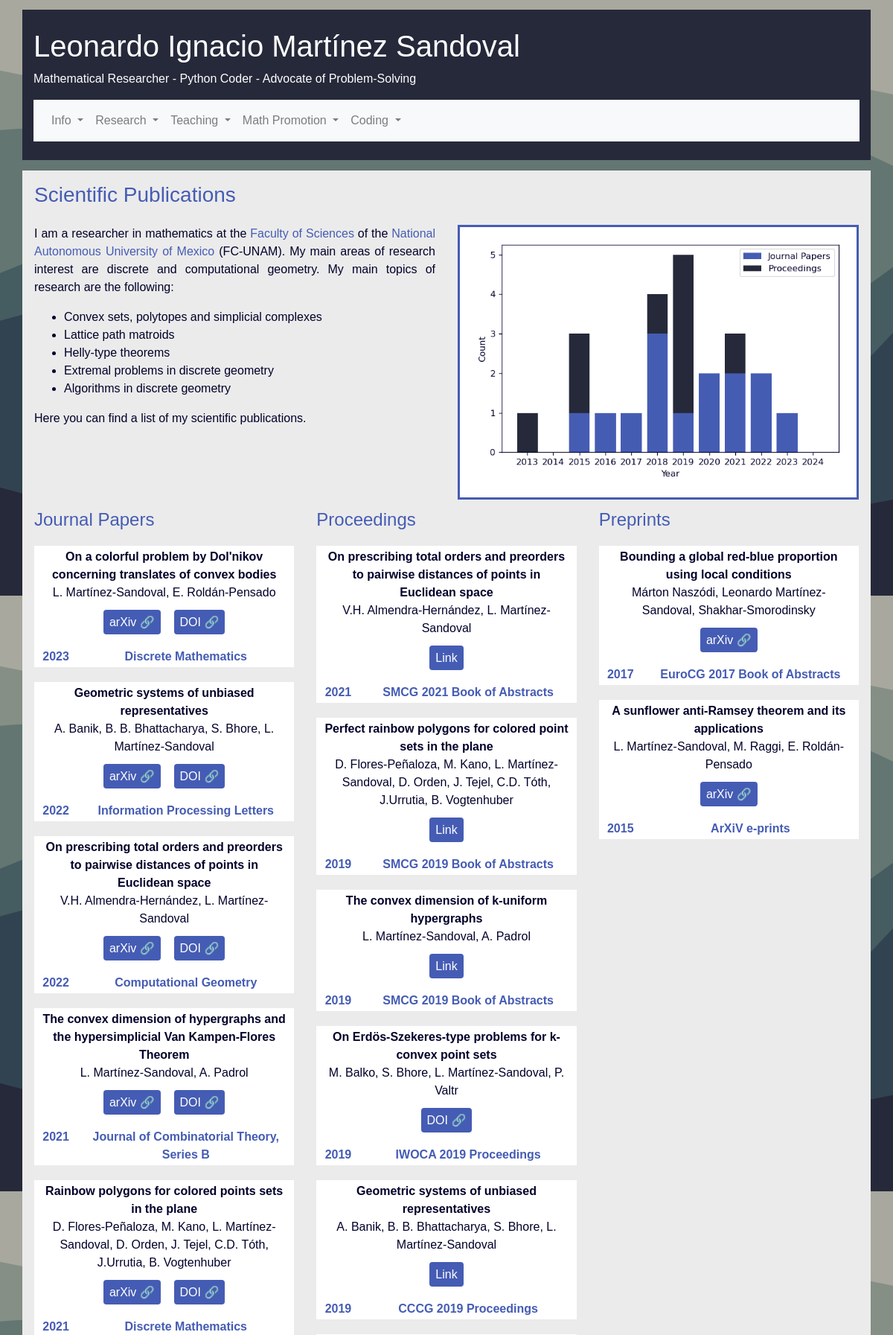
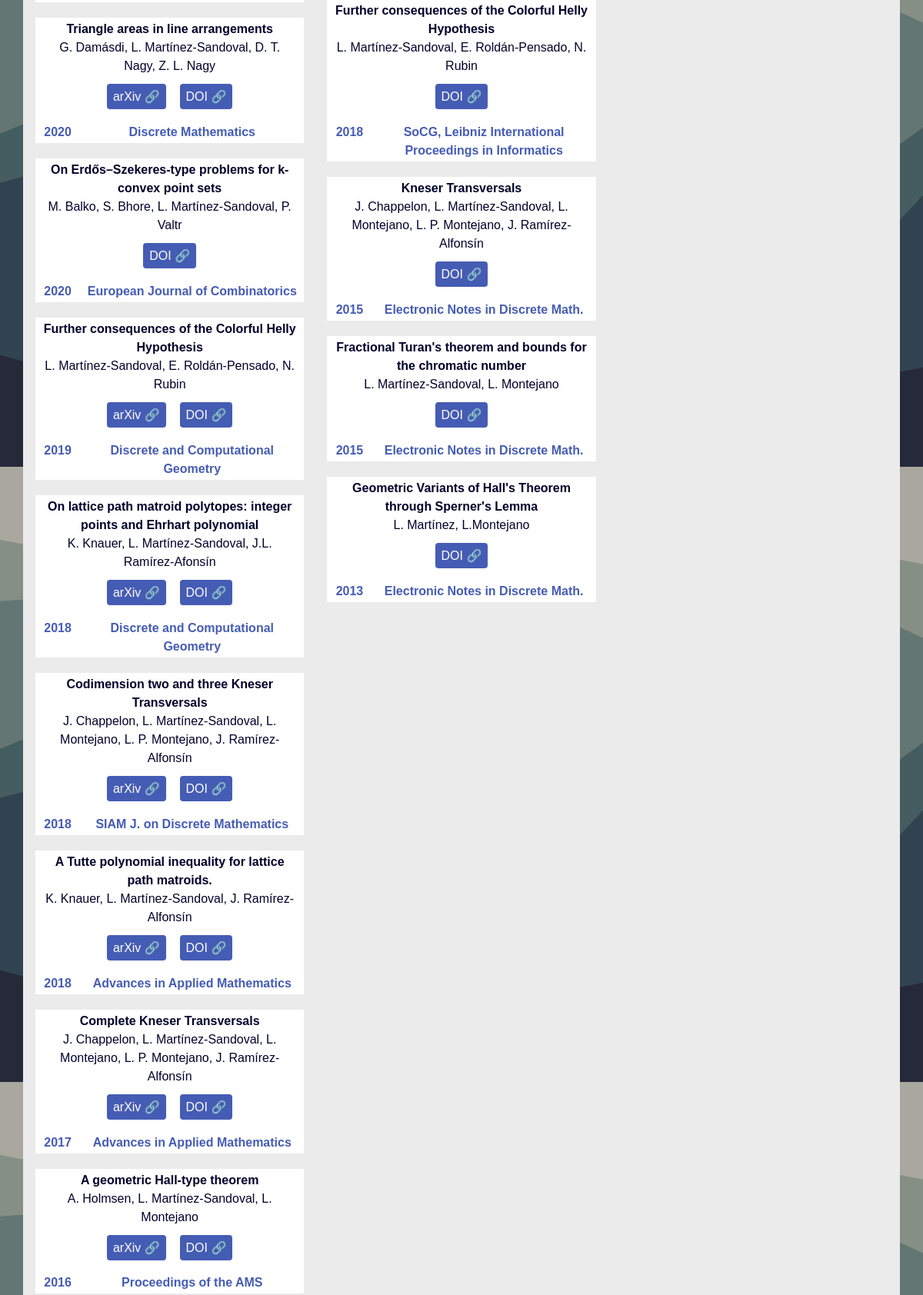
/papers (upper part), run on the app's committed database (2 pictures, top to bottom).
### personalpage/models.py (models this page shows, shortened)
class ScientificPublication(db.Model):
    __tablename__ = 'scientificpublication'
    id = db.Column(db.Integer, primary_key=True)
    date = db.Column(db.Date(), default=date.today())
    title = db.Column(db.String(140), nullable=False)
    publication_type = db.Column(db.String(80), nullable=False)
    publication_status = db.Column(db.String(80), nullable=False)
    authors = db.Column(db.String(300), nullable=False)
    publisher = db.Column(db.String(80))
    journal = db.Column(db.String(80))
    volume = db.Column(db.String(80))
    pages = db.Column(db.String(80))
    doi = db.Column(db.String(80))
    arxiv = db.Column(db.String(80))
    link = db.Column(db.String(80))

### personalpage/cv.py (the view)
@app.route("/papers")
def papers():
    papers = ScientificPublication.query\
        .all()
    return render_template("personalpage/papers.html", papers = papers)

### personalpage/templates/personalpage/papers.html (shortened to what this page needs)
{% extends "body_template.html" %}
    {% block content %}
    <div class="container outter pt-3 pl-3 pr-3">
        <h3>Scientific Publications</h3>
        <div class="row pt-3">
            <div class="col-md-6 text-justify">
            <p> I am a researcher in mathematics at the <a
                href="http://www.fciencias.unam.mx/" target="_blank"> Faculty of Sciences </a> of the <a
                href="https://www.unam.mx/"> National Autonomous University of Mexico </a> (FC-UNAM). My
                main areas of research interest are discrete and computational geometry. My main topics of research are the following:</p>
                <ul>
                    <li> Convex sets, polytopes and simplicial complexes </li>
                    <li> Lattice path matroids </li>
                    <li> Helly-type theorems </li>
                    <li> Extremal problems in discrete geometry </li>
                    <li> Algorithms in discrete geometry </li>
                </ul>
                Here you can find a list of my scientific publications.
        </div>
        <div class="col-md-6" id="data">
            <div class="blockitem">
                <img src="static/papers.png" alt="Timeline of publications" class="img-fluid"></img>
            </div>
            </div>
        </div>
        <div class="row">
            <div class="col-lg-4">
                <h4> Journal Papers</h4>
                {% for item in papers | sort(attribute='date', reverse = True)%}
                {% if item.publication_type == "journal" %}
                <div class="paperitem wrapper mb-3">
                    <div class="prob-info">
                        <strong> {{ item.title }}</strong><br>
                        <p>{{ item.authors }}</p>
                        <p>
                        {% if item.arxiv!=None %}
                        <a href="https://arxiv.org/abs/{{ item.arxiv }} " class="goodie" target="_blank">arXiv 🔗</a>
                        {% endif %}
                        {% if item.doi!=None %}
                        <a href="http://dx.doi.org/{{ item.doi }}" class="goodie" target="_blank">DOI 🔗</a>
                            {% endif %}
                        </p>
                    </div>
                    <div class="container">
                        <div class="row">
                            <div class="col-md-12 col-lg-2 thirdLabel">{{ item.date.strftime('%Y') }}</div>
                            <div class="col-md-12 col-lg-10 thirdLabel">{{ item.journal }}</div>
                        </div>
                    </div>
                </div>
                {% endif %}
                {% endfor %}
            </div>
            <div class="col-lg-4">
                <h4> Proceedings </h4>
                {% for item in papers | sort(attribute='date', reverse = True) %}
                {% if item.publication_type == "ext-abs" %}
                <div class="paperitem wrapper">
                    <div class="prob-info">
                        <strong> {{ item.title }}</strong><br>
                        <p>{{ item.authors }}</p>
                        <p>
                            {% if item.doi!=None %}
                            <a href="http://dx.doi.org/{{ item.doi }}" class="goodie" target="_blank">DOI 🔗</a>
                                {% endif %}
                                {% if item.link!=None %}
                            <a href="{{ item.link}}" class="goodie" target="_blank">Link </a>
                                {% endif %}
                        </p>
                    </div>
                    <div class="container">
                        <div class="row">
                            <div class="col-md-12 col-lg-2 thirdLabel">{{ item.date.strftime('%Y') }}</div>
                            <div class="col-md-12 col-lg-10 thirdLabel">{{ item.journal }}</div>
                        </div>
                    </div>
                </div>
                {% endif %}
                {% endfor %}
            </div>
            <div class="col-lg-4">
                <h4> Preprints   </h4>
                {% for item in papers | sort(attribute='date', reverse = True) %}
                {% if item.publication_type == "preprint" %}
                <div class="paperitem wrapper">
                    <div class="prob-info">
                        <strong> {{ item.title }}</strong><br>
                        <p>{{ item.authors }}</p>
                        <p>
                            {% if item.arxiv!=None %}
                            <a href="https://arxiv.org/abs/{{ item.arxiv }} " class="goodie" target="_blank">arXiv 🔗</a>
                            {% endif %}
                        </p>
                    </div>
                    <div class="container">
                        <div class="row">
                            <div class="col-md-12 col-lg-2 thirdLabel">{{ item.date.strftime('%Y') }}</div>
                            <div class="col-md-12 col-lg-10 thirdLabel">{{ item.journal }}</div>
                        </div>
                    </div>
                </div>
                {% endif %}
                {% endfor %}
            </div>
        </div>
    </div>
    {% endblock %}

### personalpage/static/personal.css (style rules this page uses)
a { color:rgb(69,92,180);; }
a.goodie { background-color:rgb(69,92,180);; padding:8px; margin:5pt 5pt; margin-top:20pt; color: white; width: fit-content; border-radius: 4px; }
body { background-image: url("/static/stacked-waves-haikei.svg"); background-size: 100% auto; background-attachment: fixed; color: rgb(0,0,43); font-family: 'Calibri Light', Calibri, 'Gill Sans', 'Gill Sans MT', 'Trebuchet MS', sans-serif; }
div.container.outter { background-color: rgb(235,235,235); }
div.blockitem { border-style: solid; border-color: rgb(69,92,180); text-align: center; padding:2%; margin-bottom:10pt; background-color: white; }
div.paperitem { text-align: center; margin-top: 15pt; background-color: white; }
div.prob-info { padding:1% 3%; }
div.thirdLabel { font-weight: bold; text-align: center; padding:2px; color:rgb(69,92,180);; }
div.wrapper { float:none; overflow: hidden; }
h4, h3 { color: rgb(69,92,180);; }

### data on the page
ScientificPublication: title "On a colorful problem by Dol'nikov concerning translates of convex bodies", authors "L. Martínez-Sandoval, E. Roldán-Pensado", date "2023", journal "Discrete Mathematics"
ScientificPublication: title "Geometric systems of unbiased representatives", authors "A. Banik, B. B. Bhattacharya, S. Bhore, L. Martínez-Sandoval", date "2022", journal "Information Processing Letters"
ScientificPublication: title "On prescribing total orders and preorders to pairwise distances of points in Euclidean space", authors "V.H. Almendra-Hernández, L. Martínez-Sandoval", date "2022", journal "Computational Geometry"
ScientificPublication: title "The convex dimension of hypergraphs and the hypersimplicial Van Kampen-Flores Theorem", authors "L. Martínez-Sandoval, A. Padrol", date "2021", journal "Journal of Combinatorial Theory, Series B"
ScientificPublication: title "Rainbow polygons for colored points sets in the plane", authors "D. Flores-Peñaloza, M. Kano, L. Martínez-Sandoval, D. Orden, J. Tejel, C.D. Tóth, J.Urrutia, B. Vogtenhuber", date "2021", journal "Discrete Mathematics"
ScientificPublication: title "Triangle areas in line arrangements", authors "G. Damásdi, L. Martínez-Sandoval, D. T. Nagy, Z. L. Nagy", date "2020", journal "Discrete Mathematics"
ScientificPublication: title "On Erdős–Szekeres-type problems for k-convex point sets", authors "M. Balko, S. Bhore, L. Martínez-Sandoval, P. Valtr", date "2020", journal "European Journal of Combinatorics"
ScientificPublication: title "Further consequences of the Colorful Helly Hypothesis", authors "L. Martínez-Sandoval, E. Roldán-Pensado, N. Rubin", date "2019", journal "Discrete and Computational Geometry"
ScientificPublication: title "On lattice path matroid polytopes: integer points and Ehrhart polynomial", authors "K. Knauer, L. Martínez-Sandoval, J.L. Ramírez-Afonsín", date "2018", journal "Discrete and Computational Geometry"
ScientificPublication: title "Codimension two and three Kneser Transversals", authors "J. Chappelon, L. Martínez-Sandoval, L. Montejano, L. P. Montejano, J. Ramírez-Alfonsín", date "2018", journal "SIAM J. on Discrete Mathematics"
ScientificPublication: title "A Tutte polynomial inequality for lattice path matroids.", authors "K. Knauer, L. Martínez-Sandoval, J. Ramírez-Alfonsín", date "2018", journal "Advances in Applied Mathematics"
ScientificPublication: title "Complete Kneser Transversals", authors "J. Chappelon, L. Martínez-Sandoval, L. Montejano, L. P. Montejano, J. Ramírez-Alfonsín", date "2017", journal "Advances in Applied Mathematics"
ScientificPublication: title "A geometric Hall-type theorem", authors "A. Holmsen, L. Martínez-Sandoval, L. Montejano", date "2016", journal "Proceedings of the AMS"
ScientificPublication: title "On prescribing total orders and preorders to pairwise distances of points in Euclidean space", authors "V.H. Almendra-Hernández, L. Martínez-Sandoval", date "2021", journal "SMCG 2021 Book of Abstracts"
ScientificPublication: title "Perfect rainbow polygons for colored point sets in the plane", authors "D. Flores-Peñaloza, M. Kano, L. Martínez-Sandoval, D. Orden, J. Tejel, C.D. Tóth, J.Urrutia, B. Vogtenhuber", date "2019", journal "SMCG 2019 Book of Abstracts"
ScientificPublication: title "The convex dimension of k-uniform hypergraphs", authors "L. Martínez-Sandoval, A. Padrol", date "2019", journal "SMCG 2019 Book of Abstracts"
ScientificPublication: title "On Erdös-Szekeres-type problems for k-convex point sets", authors "M. Balko, S. Bhore, L. Martínez-Sandoval, P. Valtr", date "2019", journal "IWOCA 2019 Proceedings"
ScientificPublication: title "Geometric systems of unbiased representatives", authors "A. Banik, B. B. Bhattacharya, S. Bhore, L. Martínez-Sandoval", date "2019", journal "CCCG 2019 Proceedings"
ScientificPublication: title "Further consequences of the Colorful Helly Hypothesis", authors "L. Martínez-Sandoval, E. Roldán-Pensado, N. Rubin", date "2018", journal "SoCG, Leibniz International Proceedings in Informatics"
ScientificPublication: title "Kneser Transversals", authors "J. Chappelon, L. Martínez-Sandoval, L. Montejano, L. P. Montejano, J. Ramírez-Alfonsín", date "2015", journal "Electronic Notes in Discrete Math."
ScientificPublication: title "Fractional Turan's theorem and bounds for the chromatic number", authors "L. Martínez-Sandoval, L. Montejano", date "2015", journal "Electronic Notes in Discrete Math."
ScientificPublication: title "Geometric Variants of Hall's Theorem through Sperner's Lemma", authors "L. Martínez, L.Montejano", date "2013", journal "Electronic Notes in Discrete Math."
ScientificPublication: title "Bounding a global red-blue proportion using local conditions", authors "Márton Naszódi, Leonardo Martínez-Sandoval, Shakhar-Smorodinsky", date "2017", journal "EuroCG 2017 Book of Abstracts"
ScientificPublication: title "A sunflower anti-Ramsey theorem and its applications", authors "L. Martínez-Sandoval, M. Raggi, E. Roldán-Pensado", date "2015", journal "ArXiV e-prints"
